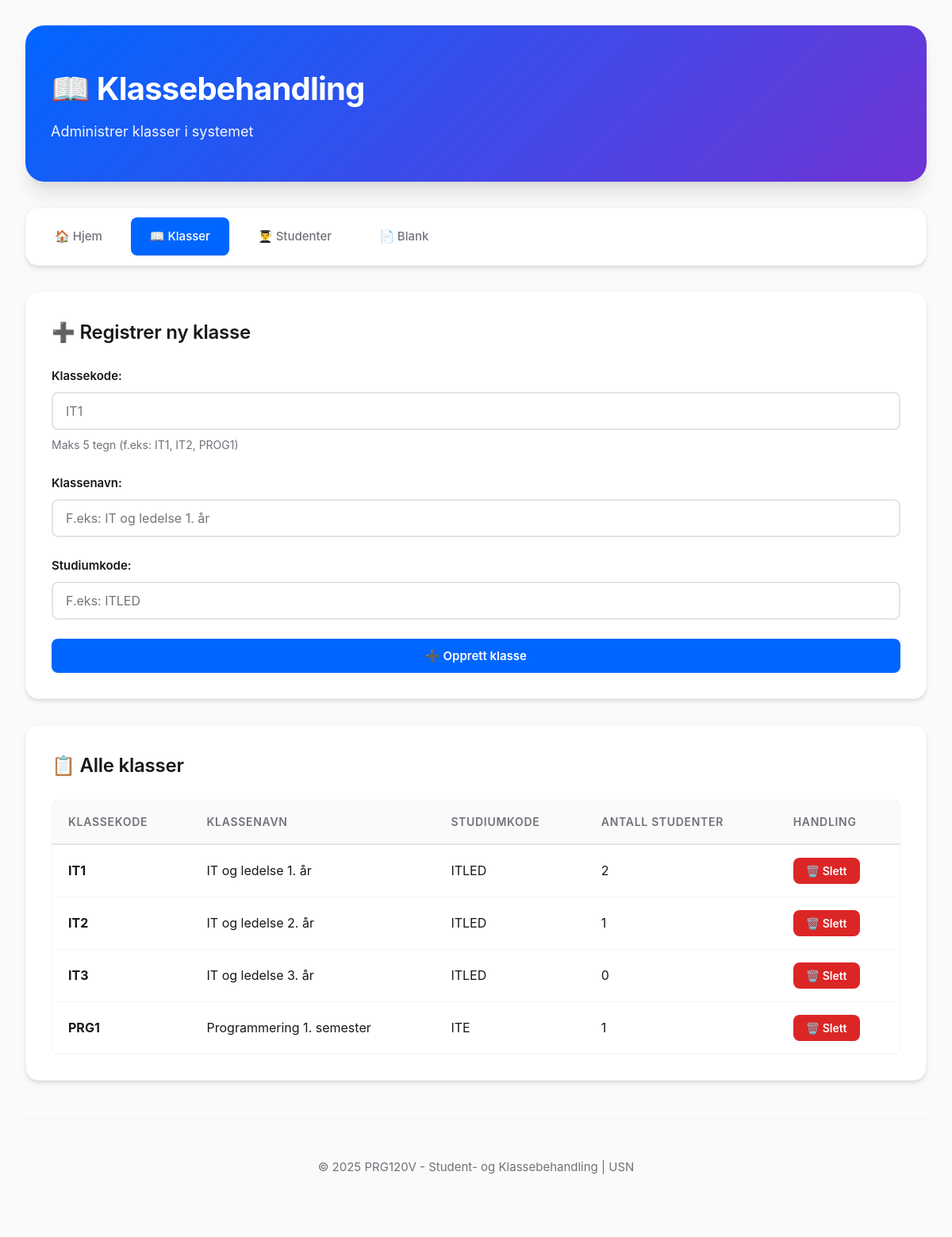
The app's page /klasse.php, older data.
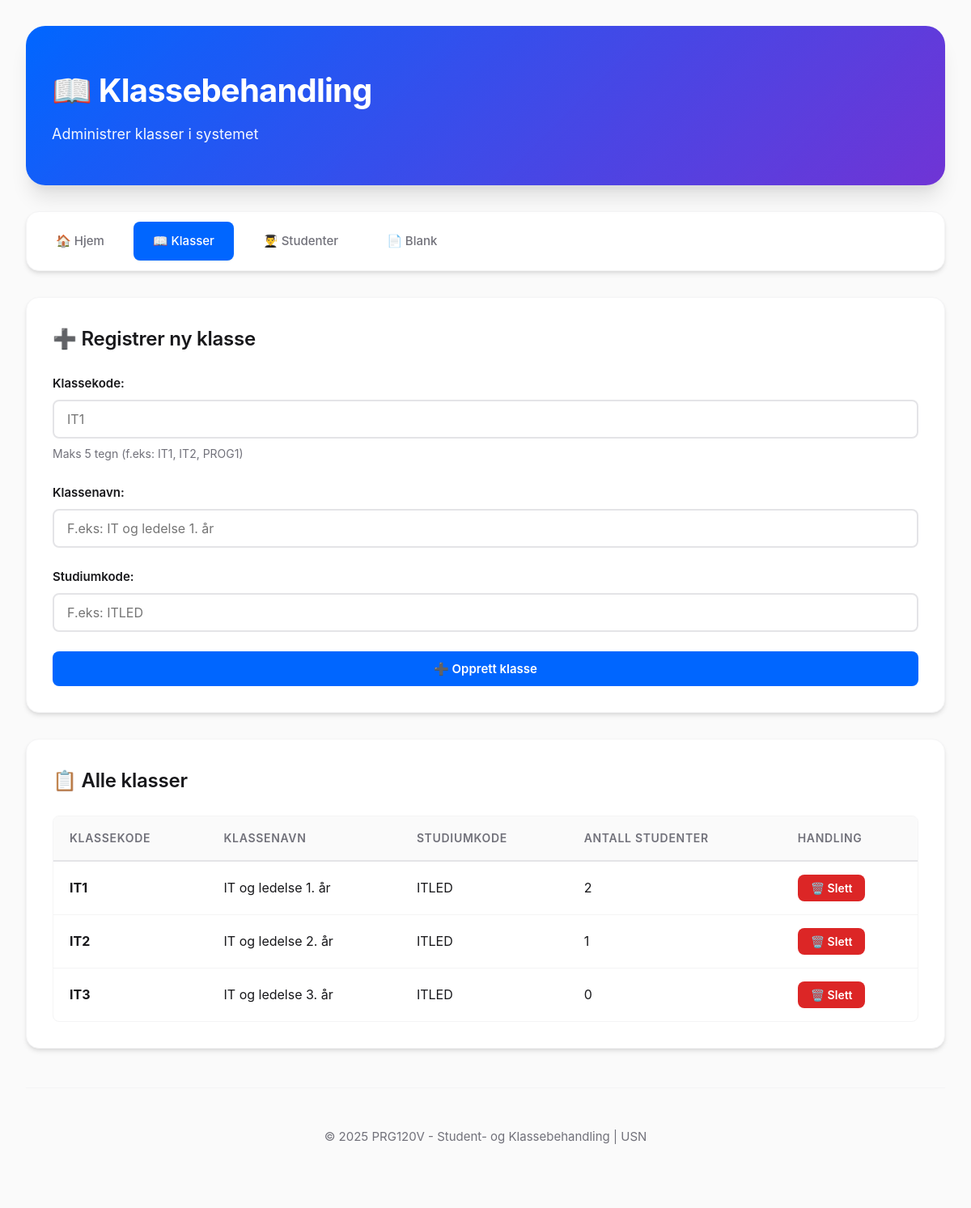
The same page, newer data.
### tables this page shows
CREATE TABLE IF NOT EXISTS klasse (
  klassekode CHAR(5) NOT NULL,
  klassenavn VARCHAR(50) NOT NULL,
  studiumkode VARCHAR(50) NOT NULL,
  PRIMARY KEY (klassekode)
);

### klasse.php (the view, shortened to what this page needs)
<?php
$conn = getDbConnection();
$sql = "SELECT k.klassekode, k.klassenavn, k.studiumkode, COUNT(s.brukernavn) as antall_studenter
        FROM klasse k
        LEFT JOIN student s ON k.klassekode = s.klassekode
        GROUP BY k.klassekode, k.klassenavn, k.studiumkode
        ORDER BY k.klassekode";
$result = $conn->query($sql);
?>
<!DOCTYPE html>
<html lang="no">
<head>
    <link rel="stylesheet" href="style.css">
</head>
<body>
    <div class="container">
        <header>
            <h1>📖 Klassebehandling</h1>
            <p class="subtitle">Administrer klasser i systemet</p>
        </header>
        <nav class="main-nav">
            <a href="index.php" class="nav-link">🏠 Hjem</a>
            <a href="klasse.php" class="nav-link active">📖 Klasser</a>
            <a href="student.php" class="nav-link">👨‍🎓 Studenter</a>
            <a href="plain.php" class="nav-link">📄 Blank</a>
        </nav>
        <main>
            <section class="form-section">
                <h2>➕ Registrer ny klasse</h2>
                <form method="POST" action="klasse.php" class="form">
                    <div class="form-group">
                        <label for="klassekode">Klassekode:</label>
                        <input type="text" id="klassekode" name="klassekode"
                               maxlength="5" required placeholder="IT1">
                        <small>Maks 5 tegn (f.eks: IT1, IT2, PROG1)</small>
                    </div>                    <div class="form-group">
                        <label for="klassenavn">Klassenavn:</label>
                        <input type="text" id="klassenavn" name="klassenavn" maxlength="50"
                               required placeholder="F.eks: IT og ledelse 1. år">
                    </div>
                    <div class="form-group">
                        <label for="studiumkode">Studiumkode:</label>
                        <input type="text" id="studiumkode" name="studiumkode" maxlength="50"
                               required placeholder="F.eks: ITLED">
                    </div>
                    <button type="submit" name="opprett" class="btn btn-primary">
                        ➕ Opprett klasse
                    </button>
                </form>
            </section>
            <section class="table-section">
                <h2>📋 Alle klasser</h2>
                <?php if ($result->num_rows > 0): ?>
                    <div class="table-responsive">
                        <table class="data-table">
                            <thead>
                                <tr>
                                    <th>Klassekode</th>
                                    <th>Klassenavn</th>
                                    <th>Studiumkode</th>
                                    <th>Antall studenter</th>
                                    <th>Handling</th>
                                </tr>
                            </thead>
                            <tbody>
                                <?php while ($row = $result->fetch_assoc()): ?>
                                    <tr>
                                        <td><strong><?php echo htmlspecialchars($row['klassekode']); ?></strong></td>
                                        <td><?php echo htmlspecialchars($row['klassenavn']); ?></td>
                                        <td><?php echo htmlspecialchars($row['studiumkode']); ?></td>
                                        <td><?php echo $row['antall_studenter']; ?></td>
                                        <td>
                                            <form method="POST" action="klasse.php" style="display: inline;"
                                                  onsubmit="return confirm('Er du sikker på at du vil slette klassen \'<?php echo htmlspecialchars($row['klassekode']); ?>\'?');">
                                                <button type="submit" name="slett" class="btn btn-danger btn-sm">
                                                    🗑️ Slett
                                                </button>
                                            </form>
                                        </td>
                                    </tr>
                                <?php endwhile; ?>
                            </tbody>
                        </table>
                    </div>
                <?php else: ?>
                    <div class="info-box">
                        <p>Ingen klasser registrert ennå. Bruk skjemaet over for å registrere en ny klasse.</p>
                    </div>
                <?php endif; ?>
            </section>
        </main>
        <footer>
            <p>&copy; 2025 PRG120V - Student- og Klassebehandling | USN</p>
        </footer>
    </div>
</body>
</html>

Row changes from the older to the newer data that the page shows:
removed klasse: klassekode "PRG1", klassenavn "Programmering 1. semester", studiumkode "ITE", antall_studenter "1"
